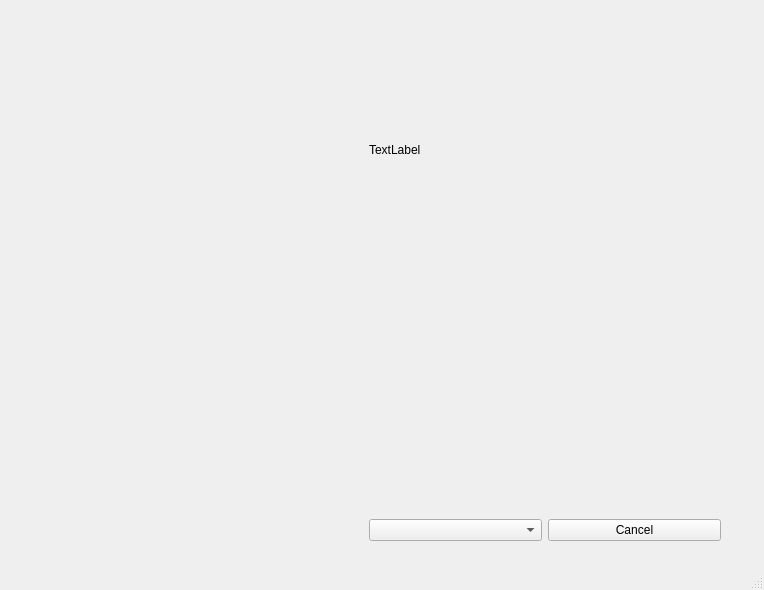
<?xml version="1.0" encoding="UTF-8"?>
<ui version="4.0">
 <class>MainWindow</class>
 <widget class="QMainWindow" name="MainWindow">
  <property name="geometry">
   <rect>
    <x>0</x>
    <y>0</y>
    <width>764</width>
    <height>590</height>
   </rect>
  </property>
  <property name="windowTitle">
   <string>Modje Niro</string>
  </property>
  <property name="windowIcon">
   <iconset>
    <normaloff>Icon.png</normaloff>Icon.png</iconset>
  </property>
  <widget class="QWidget" name="centralwidget">
   <widget class="QWidget" name="gridLayoutWidget">
    <property name="geometry">
     <rect>
      <x>10</x>
      <y>30</y>
      <width>711</width>
      <height>511</height>
     </rect>
    </property>
    <layout class="QGridLayout" name="mainGridLayout">
     <item row="1" column="0" rowspan="5">
      <layout class="QGridLayout" name="TreewidgetLayout">
       <item row="1" column="3">
        <widget class="QLabel" name="label">
         <property name="text">
          <string/>
         </property>
        </widget>
       </item>
      </layout>
     </item>
     <item row="5" column="4">
      <layout class="QGridLayout" name="ButtonLayout">
       <item row="0" column="1">
        <widget class="QPushButton" name="cancelButton">
         <property name="text">
          <string>Cancel</string>
         </property>
        </widget>
       </item>
       <item row="0" column="0">
        <widget class="QComboBox" name="modeComboBox"/>
       </item>
      </layout>
     </item>
     <item row="0" column="4" rowspan="5">
      <layout class="QGridLayout" name="ModuleLayout">
       <item row="1" column="1">
        <widget class="QLabel" name="messageLabel">
         <property name="text">
          <string>TextLabel</string>
         </property>
         <property name="wordWrap">
          <bool>true</bool>
         </property>
        </widget>
       </item>
       <item row="2" column="1">
        <layout class="QGridLayout" name="gridLayout_3">
         <item row="0" column="0">
          <widget class="QLabel" name="messageLabel2">
           <property name="text">
            <string/>
           </property>
           <property name="wordWrap">
            <bool>true</bool>
           </property>
          </widget>
         </item>
        </layout>
       </item>
      </layout>
     </item>
    </layout>
   </widget>
  </widget>
  <widget class="QMenuBar" name="menubar">
   <property name="geometry">
    <rect>
     <x>0</x>
     <y>0</y>
     <width>764</width>
     <height>22</height>
    </rect>
   </property>
  </widget>
  <widget class="QStatusBar" name="statusbar"/>
 </widget>
 <resources/>
 <connections/>
</ui>
